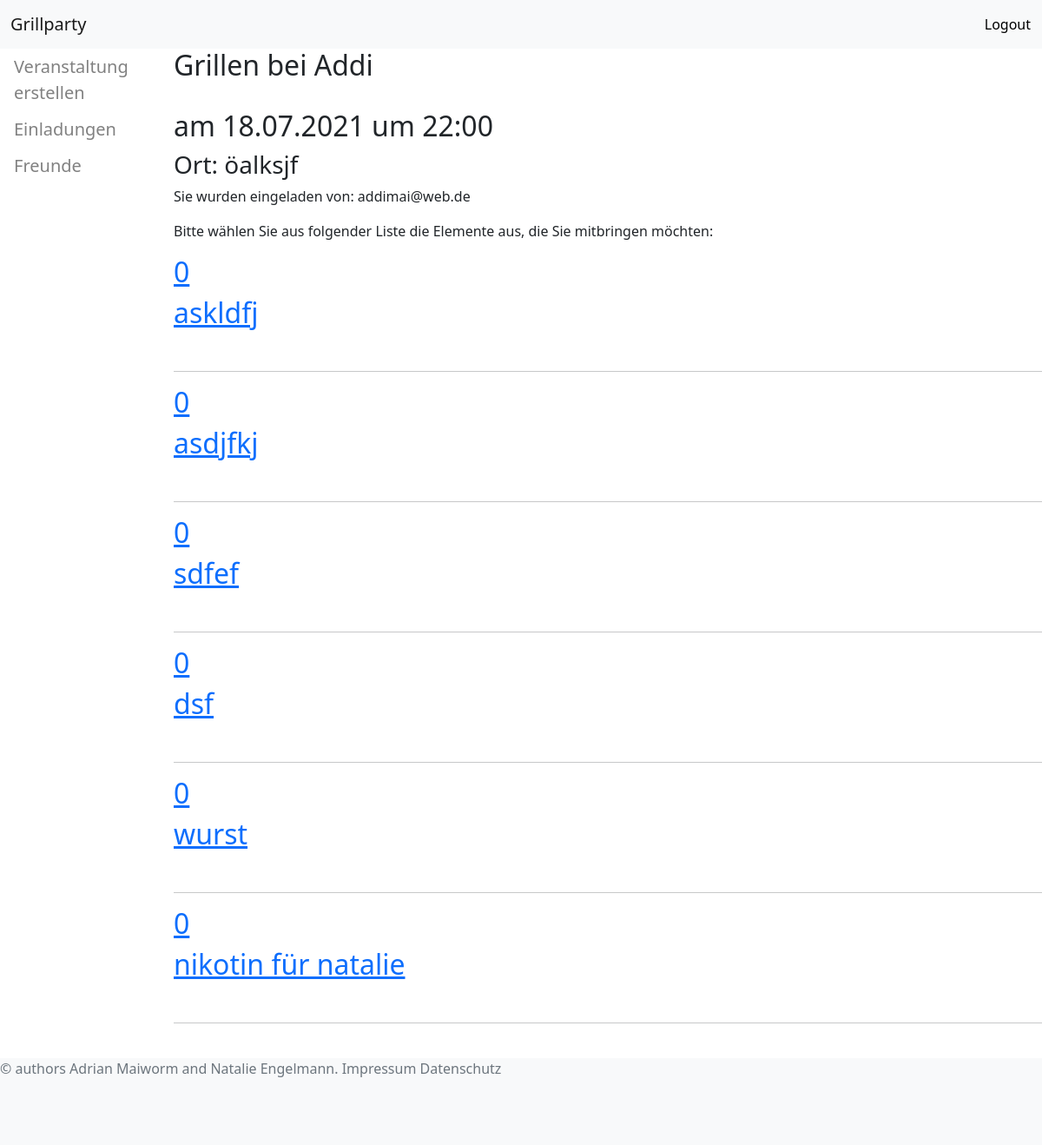
The app's page /accept/0 (signed in), older data.
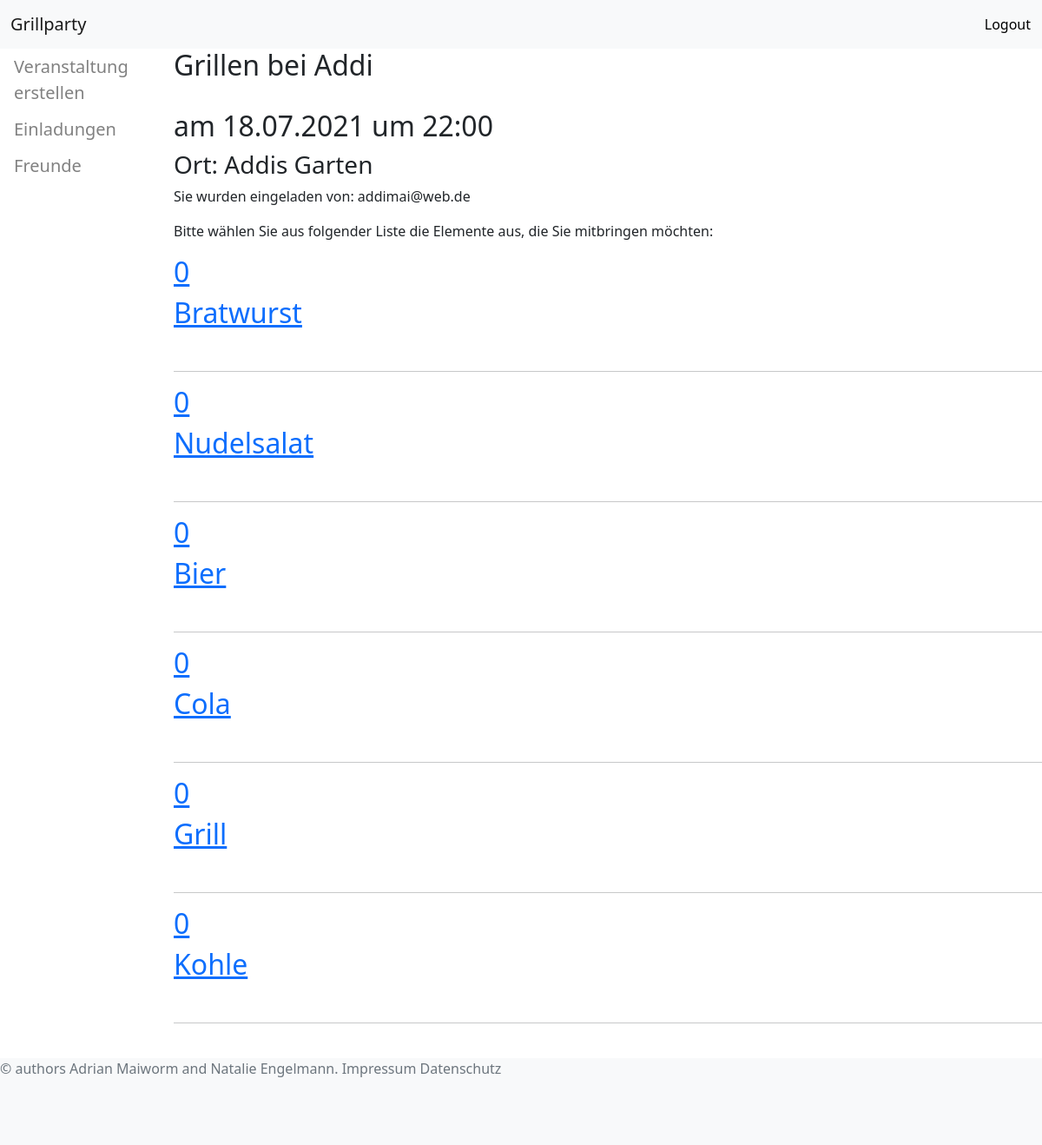
The same page, newer data.
### tables this page shows
CREATE TABLE parties (
				id INTEGER NOT NULL PRIMARY KEY AUTOINCREMENT,
				title TEXT NOT NULL,
				date TEXT NOT NULL,
				time TEXT NOT NULL,
				address TEXT NOT NULL,
				owner TEXT NOT NULL,
				FOREIGN KEY (owner) REFERENCES users(mailaddress));

CREATE TABLE itemlist (
				party_id INT NOT NULL,
				item TEXT NOT NULL,
				brought_by TEXT,
				FOREIGN KEY (party_id) REFERENCES parties(id),
				FOREIGN KEY (brought_by) REFERENCES users(mailaddress));

### main.py (the view)
@app.route("/accept/<pid>", methods=['POST', 'GET'])
def accept(pid):
    session._get_current_object.__name__
    script_accept = """
    UPDATE participants
    SET accepted = 1
    WHERE party_id = ? AND participant_mail = ?;
    """
    print("accepted1")
    print(pid, session["user"])
    cur.execute(script_accept, [pid, session["user"]])
    conn.commit()
    print(pid)
    party = view_party(conn, cur, pid) #Tupel mit den Party Attributen
    print(party)
    items = select_itemlist(conn, cur, pid) #Liste aller Items als Tupel bestehend aus item und brought_by
    print(items)
    return render_template('anzeigen.html', items = items, party = party)

### db_connection.py (called while the page is built)
def view_party(conn, cur, party):
	script = """
	SELECT *
	FROM parties
	WHERE id = ?;
	"""
	parameters = [party]
	cur.execute(script, parameters)
	results = cur.fetchone()
	results = list(results)
	results[2] = readable_date_time(results[2], "date")
	results[3] = readable_date_time(results[3], "time")
	return results

def select_itemlist(conn, cur, party):
	script = """
	SELECT party_id, item, brought_by, users.name
	FROM itemlist
	LEFT JOIN users ON users.mailaddress = itemlist.brought_by
	WHERE party_id = ?;
	"""
	parameters = [party]
	cur.execute(script, parameters)
	results = cur.fetchall()
	return results

def readable_date_time(input, type):
	if type == "date":
		datetimeobject = datetime.strptime(input, '%Y-%m-%d')
		return datetimeobject.strftime("%d.%m.%Y")
	elif type == "time":
		datetimeobject = datetime.strptime(input, '%H:%M:%S')
		return datetimeobject.strftime("%H:%M")
	else:
		print("wrong type")

### templates/anzeigen.html (shortened to what this page needs)
{% extends "dashboard.html" %}
{% block overview%}
<div class="container-1">
    <div class = "Partyinfo">
    <h2>{{ party[1] }}</h2><br>
    <h2>am {{ party[2] }} um {{ party[3] }}</h2>
    <h3> Ort: {{ party[4]}} </h3>
    <p>Sie wurden eingeladen von: {{party[5]}}</p>
    </div>
<p>Bitte wählen Sie aus folgender Liste die Elemente aus, die Sie mitbringen möchten:</p>
{% for item in items %}
        <form>
            <a href="#">
                <h2>{{ item[0] }}</h2>
                <h2>{{ item[1] }}</h2>
                </form>
            <span class="badge badge-primary">{{ party[3] }}</span>
            <hr>
        {% endfor %}
</div>
{% endblock %}

### templates/dashboard.html (shortened to what this page needs)
{% extends "main.html" %}
{% block navbar %}
{% if session['logged_in'] %}
<nav class="navbar sticky-top navbar-expand-lg navbar-light bg-light">
    <div class="container-fluid">
        <a class="navbar-brand" href="/dashboard">Grillparty</a></div>
        <ul class="nav navbar-nav navbar-right">
        <form action="/logout/" method="post">
            <button class="btn btn-light" type = "submit">Logout</button>
        </form>
            </ul>
        </nav>
<div class="sidenav">
    <a href="/newevent">Veranstaltung erstellen</a>
    <a href="/invitations">Einladungen</a>
    <a href="/friends">Freunde</a>
  </div>
  {% block overview %}{% endblock %}
{% endif %}
{% endblock %}

### templates/main.html (shortened to what this page needs)
<!DOCTYPE html>
<html>
<head>
    <link href="https://cdn.jsdelivr.net/npm/bootstrap@5.0.0-beta2/dist/css/bootstrap.min.css" rel="stylesheet"
>
    <link rel="stylesheet" type="text/css" href="{{ url_for('static', filename='css/stylesheet.css') }}" />
    <link rel="stylesheet" type="text/css" href="{{ url_for('static', filename='css/dashboard.css') }}" />
</head>
{% block navbar %}{% endblock %}
    <br>
    <footer class="bg-light text-center text-lg-start">
        <div class = "Impressum">
            <span class="text-muted">
                &copy; authors Adrian Maiworm and Natalie Engelmann.
                <a>Impressum</a>
                <a>Datenschutz</a>
            </span>
        </div>
    </footer>
</body>
</html>

### static/css/dashboard.css (style rules this page uses)
.sidenav { height:auto; width: 200px; left: 0; position: fixed; padding-bottom: 0; z-index: 1; }
.sidenav a { text-decoration: none; font-size: 20px; padding: 6px 8px 6px 16px; color: #818181; display: block; }
.container-1 { margin-left: 200px; }
footer { position: absolute; bottom: 0; height: 100px; width: 100%; }
.Impressum { display:flex; align-items: center; }

Row changes from the older to the newer data that the page shows:
changed parties "Grillen bei Addi": address "öalksjf" → "Addis Garten"
changed itemlist: item "askldfj" → "Bratwurst"
changed itemlist: item "asdjfkj" → "Nudelsalat"
changed itemlist: item "sdfef" → "Bier"
changed itemlist: item "dsf" → "Cola"
changed itemlist: item "wurst" → "Grill"
changed itemlist: item "nikotin für natalie" → "Kohle"
